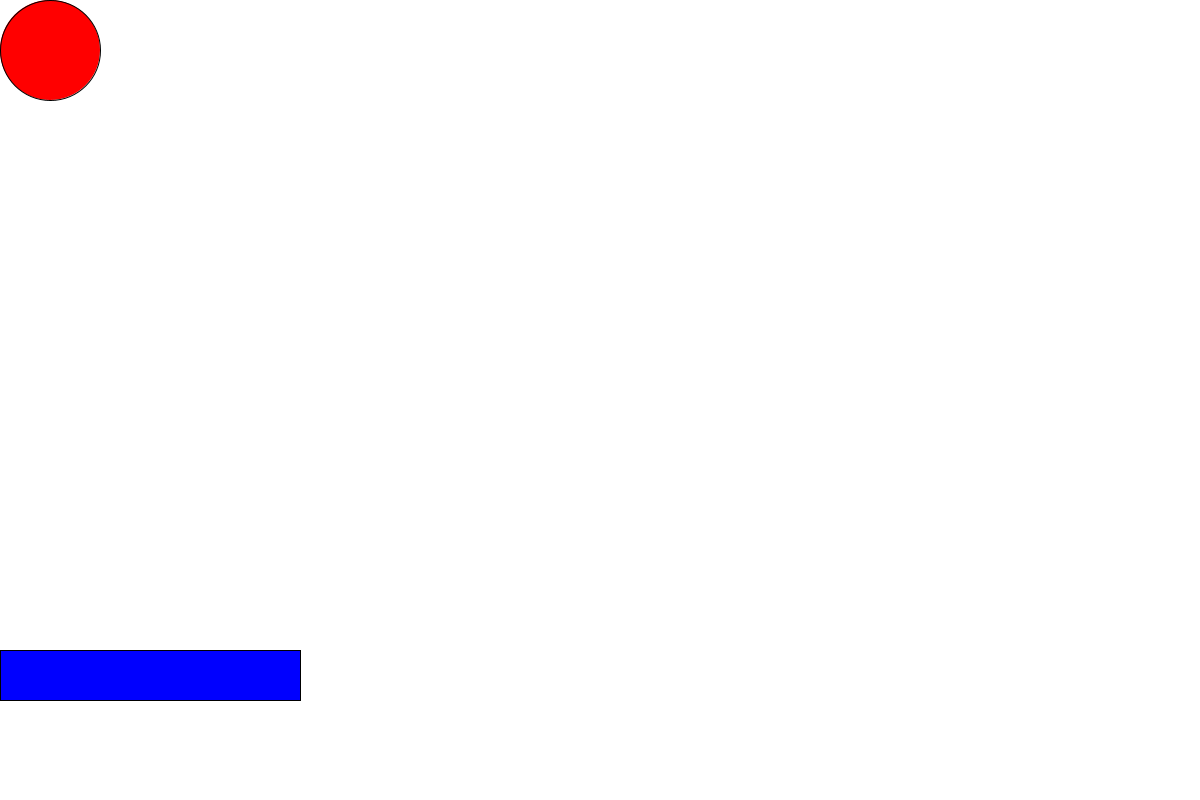
Frame 1 (no input)
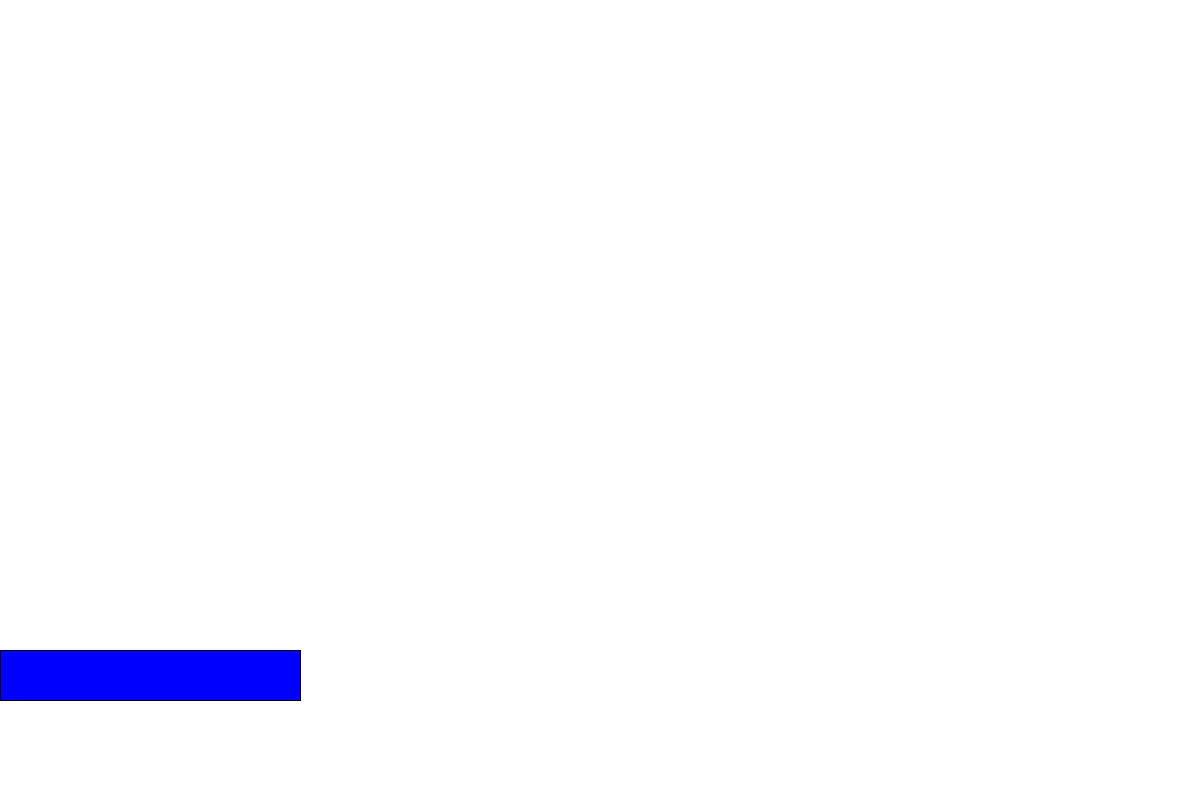
Frame 60 (the mouse pressed at the canvas centre just before this capture)
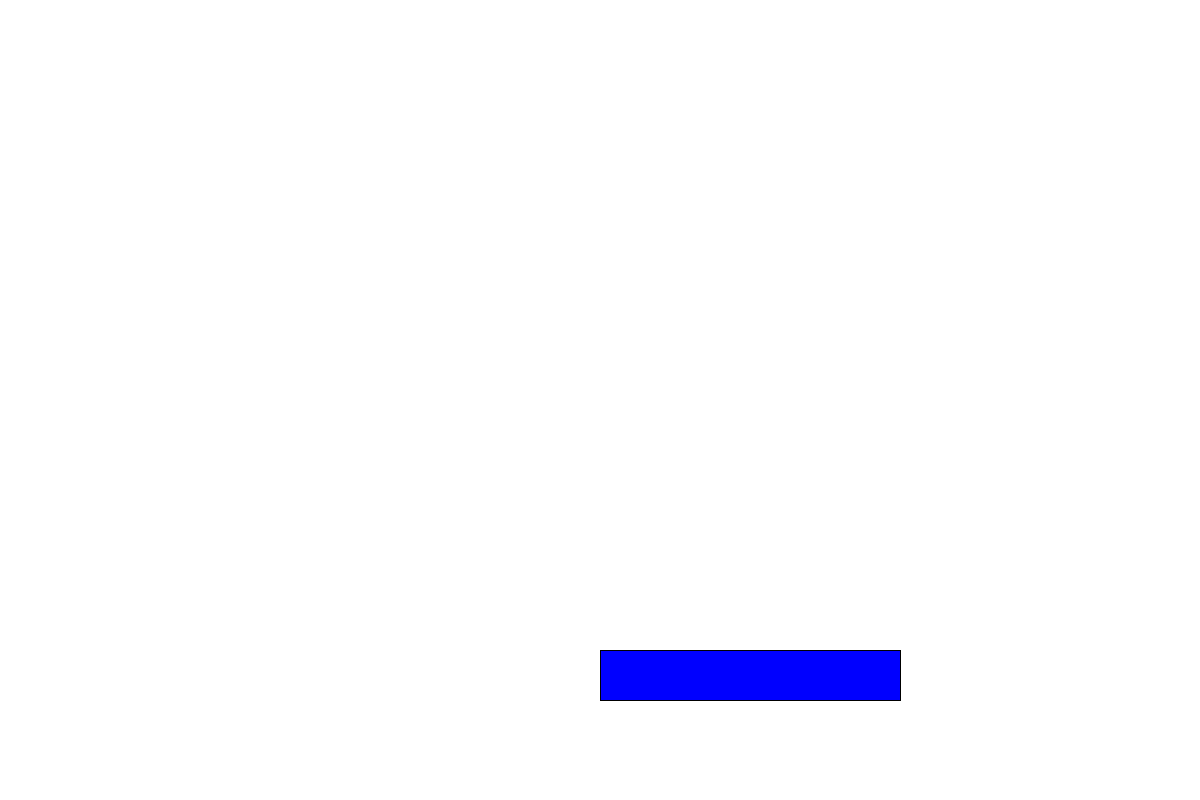
Frame 120 (the mouse held since frame 60 and released just before this capture)

The Processing sketch that drew these frames (run headless with seeded random() and noise(); from frame 60 on, the mouse is pressed at the canvas centre):

// Processing sketch: pong
// ── pong.pde
int x=50;
int y=50;
int xState=1;
int yState=1;
void setup () {
  size (1200,800);
  fill (#0000FF);
  rect (mouseX,650,300,50);
  fill (#FF0000);
  ellipse(x,y,100,200);
}

void draw () {
  background(#FFFFFF);
  fill (#0000FF);
  rect (mouseX,650,300,50);
  fill (#FF0000);
  ellipse(x,y,100,100);
  if (x==50){
    x=-x;
    y=-y;
  } else if (x==1150) {
    x=-x;
    y=-y;
  }
  if (y==50) {
    y=-y;
    x=-x;
  } else if ((y==600) && ((mouseX<=x)&&((mouseX+300)>=x))) {
    y=-y;
    x=-x;
  } else if (y==750) {
   y=y;
   x=x;
  }
  
}
